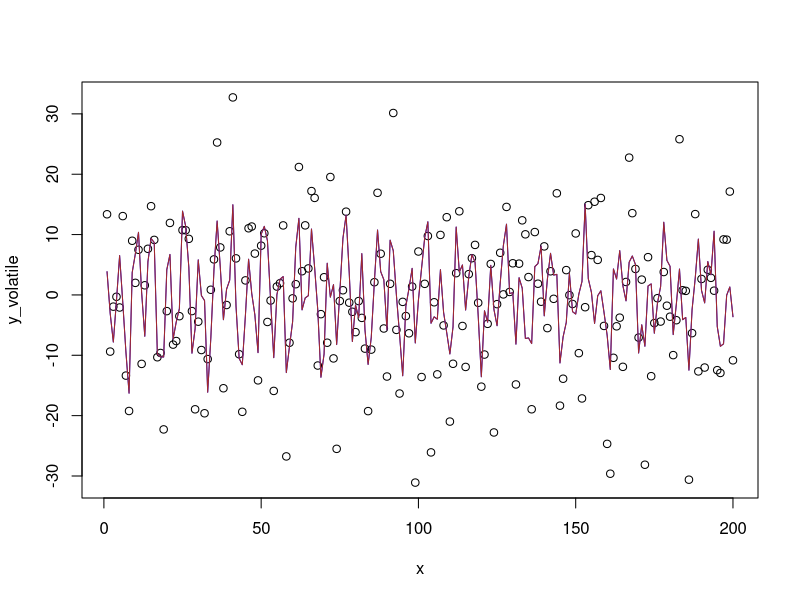

This chart was generated by the following R code:
# The Weierstrass function

wf <- function(x,n,a,b)
{
  v <- NULL
  for(j in 1:n)
  {
    v[j] <- (a^j)*cos((b^j)*x)
  }
  return(sum(v))
}

# The parameters initialization
a <- 1.5
b <- 23
# wf_iteration is not equal to 1, which means the data is volatile
wfi <- 5

y_volatile <- NULL
y_volatile_trend <- NULL

# The residual's IIDN parameters
stdev <- 10
n <- 200
u <- rnorm(n,0,stdev)
x <- 1:n

# The volatile trend series

for(i in 1:n)
{
  y_volatile[i] <- wf(x[i],wfi,a,b) + u[i]
  y_volatile_trend[i] <- wf(x[i],wfi,a,b)
}

# Regression result is below. Note that here also the parameters are
# given in the 'start' list. The control section is to create the min factor
# lower enough to perform the iterations, and the warnOnly is used to
# ensure that the iterations complete without errors.

init_parameters_volatile <- list(A = a, B = b)

model_nls_volatile <- nls(
  y_volatile ~ A*cos(B*x) + A^2*cos(B^2*x) +
    A^3*cos(B^3*x) + A^4*cos(B^4*x) + A^5*cos(B^5*x),
  start = init_parameters_volatile,
  trace = TRUE,
  control = nls.control(minFactor = 1/2^15, warnOnly = TRUE)
)
summary(model_nls_volatile)

# The plots are below.
plot(x,y_volatile,ylim = c(min(y_volatile) , max(y_volatile)))
# lines(x,y_volatile_trend - fitted(model_nls_volatile),col = "black")
lines(x,y_volatile_trend,col = "blue")
lines(x,fitted(model_nls_volatile),col = "brown")
